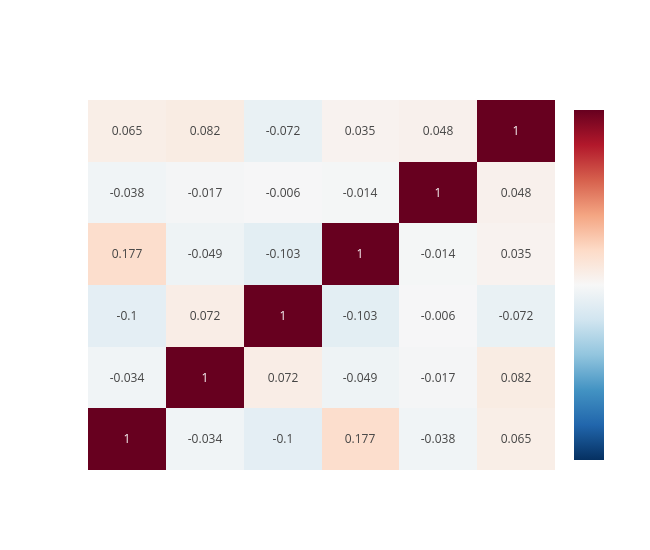

Notebook cell for this chart:
### Markdown cell above
**Category vs. High Traffic Findings:**

This stacked bar chart reveals stark differences in high-traffic rates across categories, making **category the single most important predictor** we have identified so far:

- **Highest high-traffic rates:** Categories such as **Vegetable**, **Potato**, and **Chicken** show the largest proportion of high-traffic recipes, with well over 60-70% of their recipes generating high traffic.
- **Lowest high-traffic rates:** **Beverages** stands out as having a notably low high-traffic rate, with the majority of beverage recipes failing to drive high traffic.
- **Mid-range categories:** Breakfast, Dessert, Meat, and others fall in between, with roughly balanced splits.

**Business implication:** This directly answers the product team's question. When the homepage features recipes from high-performing categories (Vegetable, Potato, Chicken), the probability of driving high traffic is substantially greater. The product manager could **prioritize these categories** for homepage placement to maximize the likelihood of achieving the 40% traffic uplift they have observed with popular recipes.

### Code cell
# Multi-Variable Chart 3: Correlation matrix
corr_cols = ['calories', 'carbohydrate', 'sugar', 'protein', 'servings', 'high_traffic']
corr_matrix = traffic_df[corr_cols].corr()

fig = go.Figure(data=go.Heatmap(
    z=corr_matrix.values,
    x=corr_matrix.columns,
    y=corr_matrix.columns,
    colorscale='RdBu_r',
    zmid=0,
    text=corr_matrix.values.round(3),
    texttemplate='%{text}',
    textfont={"size": 12}
))
fig.update_layout(
    title='Correlation Matrix: Nutritional Features and High Traffic',
    template='plotly_white',
    height=550,
    width=650
)

fig.update_layout(paper_bgcolor='rgba(0,0,0,0)', plot_bgcolor='rgba(0,0,0,0)', font=dict(color='white'),
    xaxis=dict(gridcolor='rgba(255,255,255,0.69)'),
    yaxis=dict(gridcolor='rgba(255,255,255,0.69)')
)

fig.write_image('notebook_images/plot_images/nutrition_correlation.png', scale=2)
fig.show()

### Figure 1 — Plotly figure (JSON) as saved in the notebook; plotly's stock layout.template omitted (floating-point values rounded to 4 significant figures)
{"data": [{"colorscale": [[0.0, "rgb(5,48,97)"], [0.1, "rgb(33,102,172)"], [0.2, "rgb(67,147,195)"], [0.3, "rgb(146,197,222)"], [0.4, "rgb(209,229,240)"], [0.5, "rgb(247,247,247)"], [0.6, "rgb(253,219,199)"], [0.7, "rgb(244,165,130)"], [0.8, "rgb(214,96,77)"], [0.9, "rgb(178,24,43)"], [1.0, "rgb(103,0,31)"]], "text": [[1.0, -0.034, -0.1, 0.177, -0.038, 0.065], [-0.034, 1.0, 0.072, -0.049, -0.017, 0.082], [-0.1, 0.072, 1.0, -0.103, -0.006, -0.072], [0.177, -0.049, -0.103, 1.0, -0.014, 0.035], [-0.038, -0.017, -0.006, -0.014, 1.0, 0.048], [0.065, 0.082, -0.072, 0.035, 0.048, 1.0]], "textfont": {"size": 12}, "texttemplate": "%{text}", "x": ["calories", "carbohydrate", "sugar", "protein", "servings", "high_traffic"], "y": ["calories", "carbohydrate", "sugar", "protein", "servings", "high_traffic"], "z": [[1.0, -0.03437, -0.09997, 0.1769, -0.03785, 0.06545], [-0.03437, 1.0, 0.07165, -0.04862, -0.01674, 0.08213], [-0.09997, 0.07165, 1.0, -0.1027, -0.006044, -0.0722], [0.1769, -0.04862, -0.1027, 1.0, -0.01434, 0.03467], [-0.03785, -0.01674, -0.006044, -0.01434, 1.0, 0.04778], [0.06545, 0.08213, -0.0722, 0.03467, 0.04778, 1.0]], "zmid": 0, "type": "heatmap"}], "layout": {"title": {"text": "Correlation Matrix: Nutritional Features and High Traffic"}, "height": 550, "width": 650, "font": {"color": "white"}, "xaxis": {"gridcolor": "rgba(255,255,255,0.69)"}, "yaxis": {"gridcolor": "rgba(255,255,255,0.69)"}, "paper_bgcolor": "rgba(0,0,0,0)", "plot_bgcolor": "rgba(0,0,0,0)"}}
